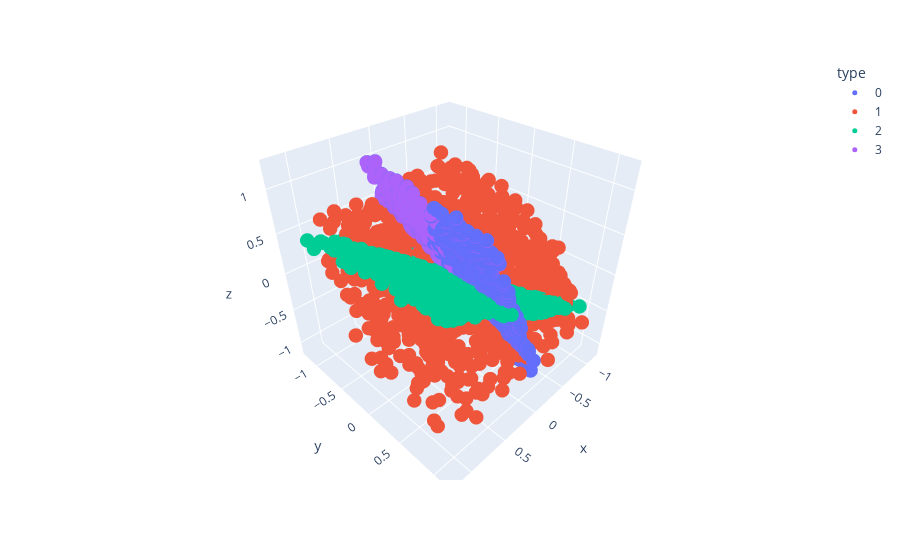

The cell this chart's notebook holds for it:
### Code cell
points = orig_points[0]
points = model.comps[2](points) 
new_points = [ptrs.clone() for ptrs in orig_points]
new_points[0] = points.detach()
df = pd.DataFrame(np.concatenate(new_points, axis=0), columns=['x', 'y', 'z'])
df['type'] = sum([[f'{i}']*1000 for i in range(extra_modes+1)], [])
fig = px.scatter_3d(df, x='x', y='y', z='z', color='type')
fig.update_traces(marker={'size': 5})
fig.show()

### Figure 1 — Plotly figure (JSON) as saved in the notebook; plotly's stock layout.template omitted (floating-point values rounded to 4 significant figures; data arrays with more than 128 entries replaced by an {"elided": "..."} marker saying what was removed)
{"data": [{"hovertemplate": "type=0<br>x=%{x}<br>y=%{y}<br>z=%{z}<extra></extra>", "legendgroup": "0", "marker": {"color": "#636efa", "size": 5, "symbol": "circle"}, "mode": "markers", "name": "0", "scene": "scene", "showlegend": true, "type": "scatter3d", "x": {"elided": "1000 float values"}, "y": {"elided": "1000 float values"}, "z": {"elided": "1000 float values"}}, {"hovertemplate": "type=1<br>x=%{x}<br>y=%{y}<br>z=%{z}<extra></extra>", "legendgroup": "1", "marker": {"color": "#EF553B", "size": 5, "symbol": "circle"}, "mode": "markers", "name": "1", "scene": "scene", "showlegend": true, "type": "scatter3d", "x": {"elided": "1000 float values"}, "y": {"elided": "1000 float values"}, "z": {"elided": "1000 float values"}}, {"hovertemplate": "type=2<br>x=%{x}<br>y=%{y}<br>z=%{z}<extra></extra>", "legendgroup": "2", "marker": {"color": "#00cc96", "size": 5, "symbol": "circle"}, "mode": "markers", "name": "2", "scene": "scene", "showlegend": true, "type": "scatter3d", "x": {"elided": "1000 float values"}, "y": {"elided": "1000 float values"}, "z": {"elided": "1000 float values"}}, {"hovertemplate": "type=3<br>x=%{x}<br>y=%{y}<br>z=%{z}<extra></extra>", "legendgroup": "3", "marker": {"color": "#ab63fa", "size": 5, "symbol": "circle"}, "mode": "markers", "name": "3", "scene": "scene", "showlegend": true, "type": "scatter3d", "x": {"elided": "1000 float values"}, "y": {"elided": "1000 float values"}, "z": {"elided": "1000 float values"}}], "layout": {"autosize": true, "legend": {"title": {"text": "type"}, "tracegroupgap": 0}, "margin": {"t": 60}, "scene": {"aspectmode": "auto", "aspectratio": {"x": 0.9972, "y": 1.008, "z": 0.9952}, "domain": {"x": [0, 1], "y": [0, 1]}, "xaxis": {"title": {"text": "x"}, "type": "linear"}, "yaxis": {"title": {"text": "y"}, "type": "linear"}, "zaxis": {"title": {"text": "z"}, "type": "linear"}}}}
